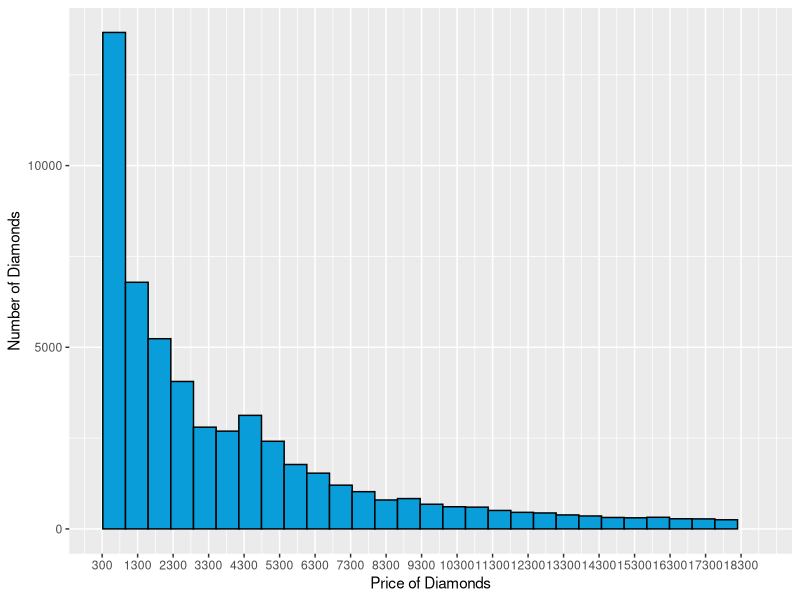
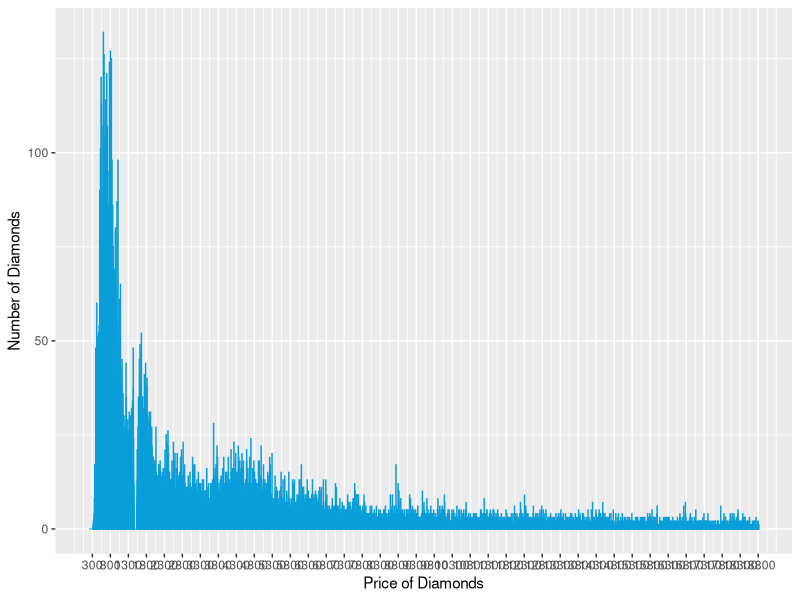
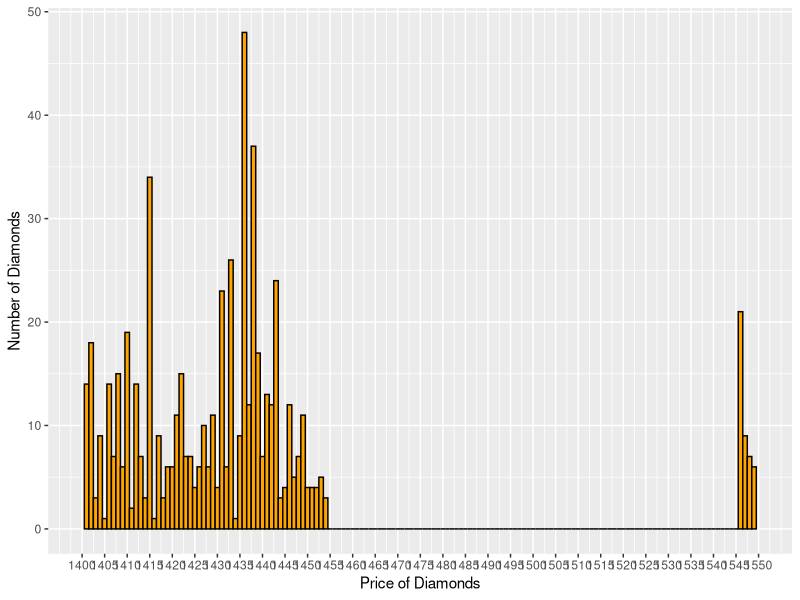
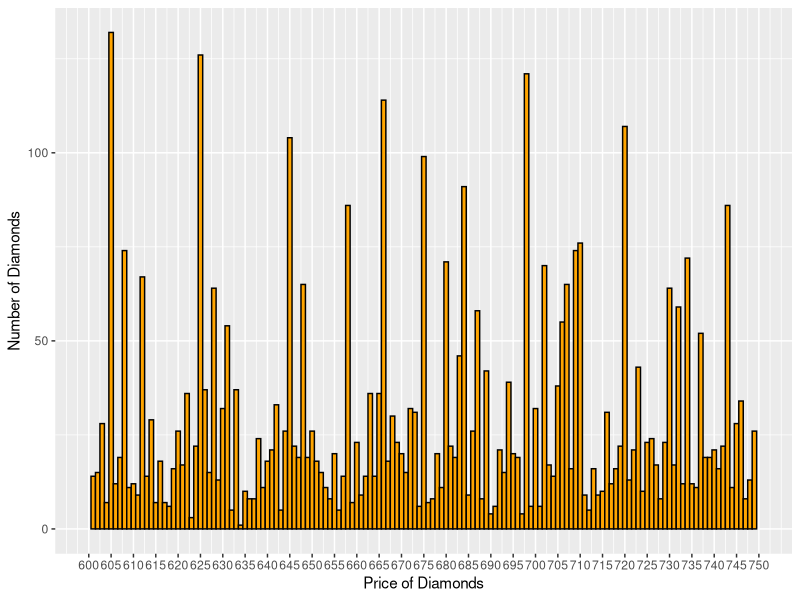
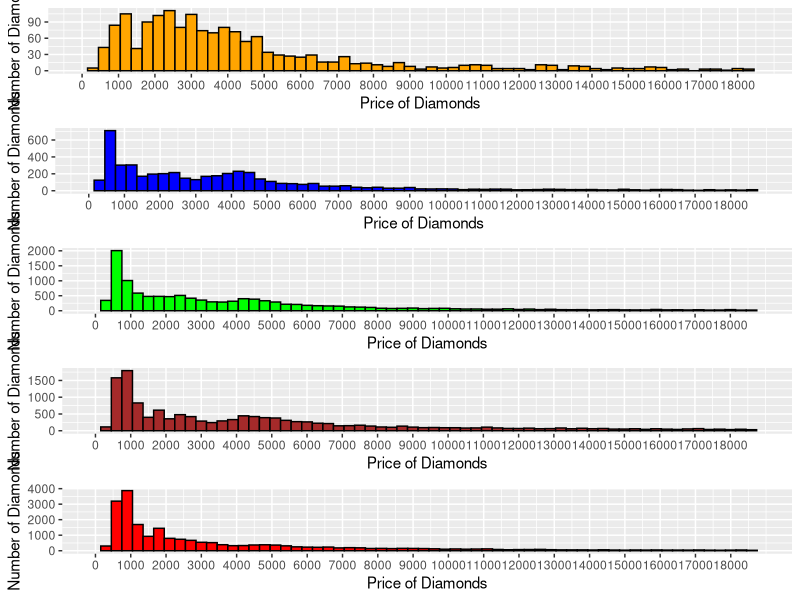
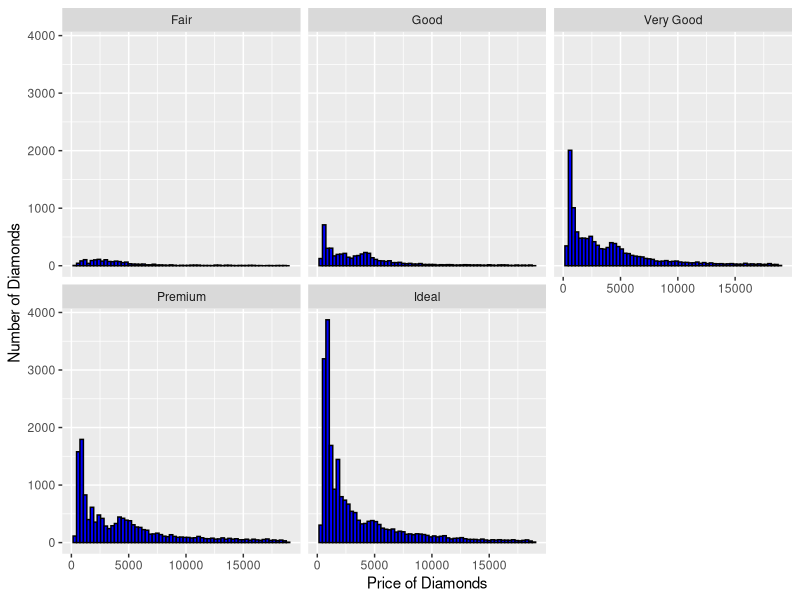
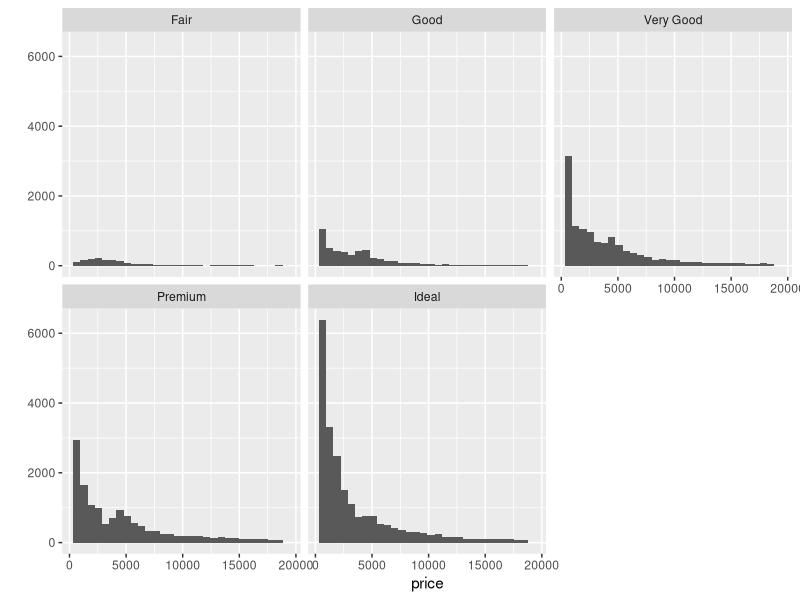
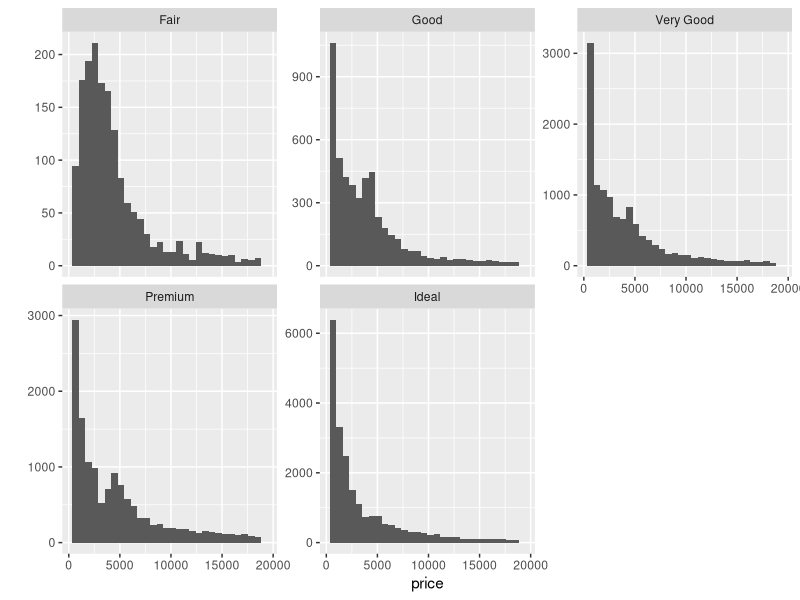

The R source for these figures, in order:
## ---- chunk 1
knitr::opts_chunk$set(echo = TRUE)
## ---- chunk 2
library(ggplot2) #must load the ggplot package first
data(diamonds) #loads the diamonds data set since it comes with the ggplot package

summary(diamonds)

?diamonds

summary(diamonds$color)

str(diamonds)
## ---- chunk 3
summary(diamonds$price)

qplot(data=diamonds, x=price, 
      color=I('black'), fill=I('#099DD9'),
      xlab = "Price of Diamonds", ylab= "Number of Diamonds") +
    scale_x_continuous(limits = c(300, 18820), breaks=seq(300,18820, 1000))

## ---- chunk 4
print (sum(diamonds$price < 500))

print (sum(diamonds$price < 250))

print (sum(diamonds$price >= 15000))

## ---- chunk 5
qplot(data=diamonds, x=price, binwidth=1,
      color=I('#099DD9'), fill=I('#099DD9'),
      xlab = "Price of Diamonds", ylab= "Number of Diamonds") +
    scale_x_continuous(limits = c(200, 18820), breaks=seq(300,18820, 500))
ggsave(filename="priceHistogram.png", width = 15, height = 12, dpi = 75, units = "in", device='png')
## ---- chunk 6
minvalue = 1400
maxvalue = 1550

qplot(data=diamonds, x=price, color=I('black'), fill=I('orange'), binwidth=1, 
      xlab = "Price of Diamonds", ylab= "Number of Diamonds") +
    scale_x_continuous(limits = c(minvalue, maxvalue), breaks=seq(minvalue,maxvalue, 5)) +
    coord_cartesian(xlim=c(minvalue, maxvalue))
ggsave(filename="priceGap.png", width = 30, height = 8, dpi = 75, units = "in", device='png')

## ---- chunk 7
# if you are interested in the data that generates the graph:
gapdata <-cut(diamonds$price, breaks = seq(1450, 1550, by = 1))

# you can view the frequency distribution using table:
table(gapdata)

## ---- chunk 8
minvalue <- 600
maxvalue <- 750
qplot(data=diamonds, x=price, color=I('black'), fill=I('orange'), binwidth=1, 
      xlab = "Price of Diamonds", ylab= "Number of Diamonds") +
    scale_x_continuous(limits = c(minvalue, maxvalue), breaks=seq(minvalue,maxvalue, 5)) +
    coord_cartesian(xlim=c(minvalue, maxvalue))
ggsave(filename="priceMax.png", width = 30, height = 8, dpi = 75, units = "in", device='png')

## ---- chunk 9
# if you are interested in only 'price'
newddata <- subset(diamonds, price >= 350 & price < 1000, select=c(price)) 
# if you are interested in all data for that price range:
newddata2 <- subset(diamonds, price >= 350 & price < 1000)

# if you are interested in the data that generates the graph:
cutddata <-cut(diamonds$price, breaks = seq(600, 750, by = 1))

# you can view the frequency distribution using table:
table(cutddata)

# and the mode by sorting the table data and selecting the highest frequency
names(sort(-table(cutddata)))[1]
## ---- chunk 10
minvalue = 0
maxvalue = 19000
levels(diamonds$cut)

library(gridExtra)

plotdata <- function(sel_cut, color) {
    sel_data <- subset(diamonds, cut==sel_cut, select=c(price)) 
    maxvalue = max(sel_data)
    
    print (paste("Summary of cut: ",  sel_cut, sep=""))
    print (summary(sel_data))
    
    histplot <- qplot(data=sel_data, x=price, color=I('black'), fill=I(color), binwidth=300, 
          xlab = "Price of Diamonds", ylab= "Number of Diamonds") +
        scale_x_continuous(limits = c(minvalue, maxvalue), breaks=seq(minvalue,maxvalue, 1000)) 
    
    return (histplot)
}

fair_plot <- plotdata("Fair","orange")
good_plot <- plotdata("Good","blue")
verygood_plot <- plotdata("Very Good","green")
premium_plot <- plotdata("Premium","brown")
ideal_plot <- plotdata("Ideal","red")

grid.arrange(fair_plot, good_plot, verygood_plot, premium_plot, ideal_plot, ncol=1)

## ---- chunk 11
minvalue = 0
maxvalue = 19000
qplot(data=diamonds, x=price, color=I('black'), fill=I("blue"), binwidth=300, 
          xlab = "Price of Diamonds", ylab= "Number of Diamonds") +
        facet_wrap(~cut)
## ---- chunk 12
qplot(x = price, data = diamonds) + facet_wrap(~cut)
## ---- chunk 13
qplot(x = price, data = diamonds) + facet_wrap(~cut,  scales="free_y")
## ---- chunk 14
qplot(x = log10(price), data = diamonds) + facet_wrap(~cut,  scales="free_y")
## ---- chunk 15
qplot(x = price, data = diamonds, binwidth=0.01) +
facet_wrap(~cut,  scales="free_y") +
    scale_x_log10()
## ---- chunk 16
qplot(x = color, y= price, data = diamonds, geom = "boxplot")
ggsave(filename="priceColorBoxplot.png", width = 15, height = 4, dpi = 75, units = "in", device='png')
## ---- chunk 17
tapply(diamonds$price, diamonds$color, summary)
